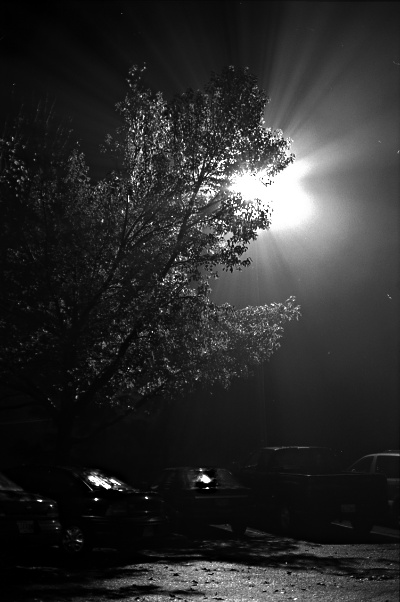
#> input picture OpenCV.Algorithmic.Solution/chapter-04/img2.jpg, 400 x 602 px
$ python equalHist.py ../img2.jpg
#> lines starting #> are read from the running program, lines starting #| are printed output that depends on the picture
# -*- coding: utf-8 -*-
import sys
import numpy as np
import cv2
import math
import matplotlib.pyplot as plt

#计算图像灰度直方图
def calcGrayHist(image):
    #灰度图像矩阵的宽高
    rows,cols = image.shape
    #存储灰度直方图
    grayHist = np.zeros([256],np.uint32)
    for r in range(rows):
        for c in range(cols):
            grayHist[image[r][c]] +=1
    return grayHist

#直方图均衡化
def equalHist(image):
    #灰度图像矩阵的宽高
    rows,cols = image.shape
    #计算灰度直方图
    grayHist = calcGrayHist(image)
    #计算累积灰度直方图
    zeroCumuMoment = np.zeros([256],np.uint32)
    for p in range(256):
        if p == 0:
            zeroCumuMoment[p] = grayHist[0]
        else:
            zeroCumuMoment[p] = zeroCumuMoment[p-1] + grayHist[p]
    #根据直方图均衡化得到的输入灰度级和输出灰度级的映射
    outPut_q = np.zeros([256],np.uint8)
    cofficient = 256.0/(rows*cols)
    for p in range(256):
        q = cofficient* float(zeroCumuMoment[p]) -1
        if q >= 0:
            outPut_q[p] = math.floor(q)
        else:
            outPut_q[p] = 0
    #得到直方图均衡化后的图像
    equalHistImage  = np.zeros(image.shape,np.uint8)
    for r in range(rows):
        for c in range(cols):
            equalHistImage[r][c] = outPut_q[image[r][c]]
    return equalHistImage

#主函数
if __name__ =="__main__":
    if len(sys.argv)>1:
        image = cv2.imread(sys.argv[1],cv2.IMREAD_GRAYSCALE)
#> image is the input picture: shape (602, 400); min 0, max 255, mean 43.5
    else:
        print("Usge:python equalHist.py imageFile")
        sys.exit(1)

    #显示原图像
    cv2.imshow("image",image)
    #直方图均衡化
    result = equalHist(image)
#> in equalHist, `grayHist = calcGrayHist(image)`: grayHist = 256 values, max 6892 at index 10, min 26 at index 228, mean 940.6
#> after the loop in equalHist, `for p in range(256):`: zeroCumuMoment = 256 values from 3975 to 240800
#> the loop in equalHist, `for p in range(256):` made 256 passes
#> q on passes 1 to 3: 3.23, 7.66, 12.29
#> after the loop in equalHist, `for p in range(256):`: outPut_q = 256 values from 3 to 255
#> after the loop in equalHist, `for r in range(rows):`:
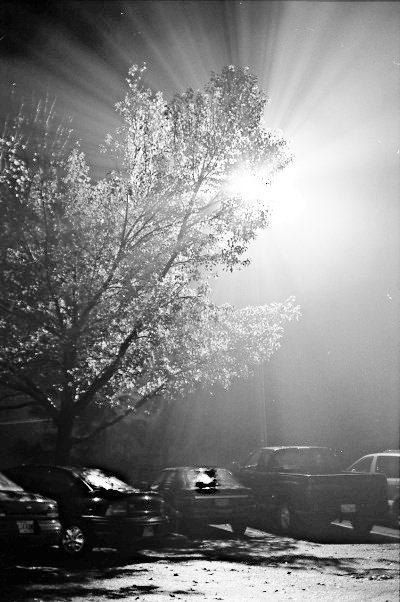
#> equalHistImage: shape (602, 400); min 3, max 255, mean 128.2
    cv2.imshow("equalHist",result)
    cv2.imwrite("equalHist.jpg",result)
    #直方图均衡话后的灰度直方图
    #组数
    numberBins = 256
    #计算灰度直方图
    rows,cols = image.shape
#> rows = 602; cols = 400
    histEqualResultSeq = result.reshape([rows*cols,])
    histogram,bins,patch_image= plt.hist(histEqualResultSeq,numberBins,facecolor='black',histtype='bar')
#> histogram = 256 values, max 6892 at index 53, min 0 at index 1, mean 940.6; bins = 257 values from 3 to 255; patch_image = 256 items
    #设置坐标轴的标签
    plt.xlabel(u"gray Level")
    plt.ylabel(u"number of pixels")
    #设置坐标轴的范围
    y_maxValue = np.max(histogram)
#> y_maxValue = 6892
    plt.axis([0,255,0,y_maxValue])
    plt.show()
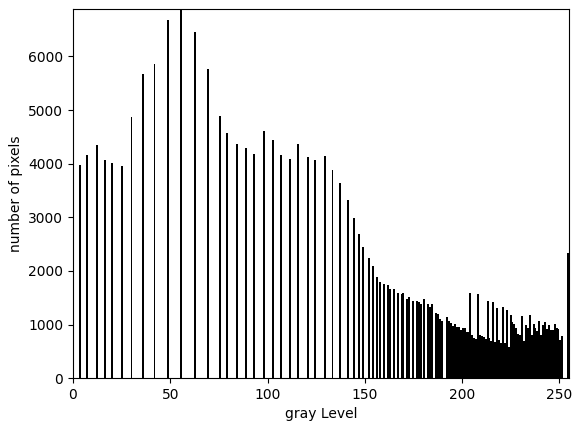
#> figure drawn by matplotlib, 1 panel; tallest bar 6892 high, from x = 55.17 to 56.16
    cv2.waitKey(0)
    cv2.destroyAllWindows()

$ run again, on OpenCV.Algorithmic.Solution/chapter-04/img5.jpg
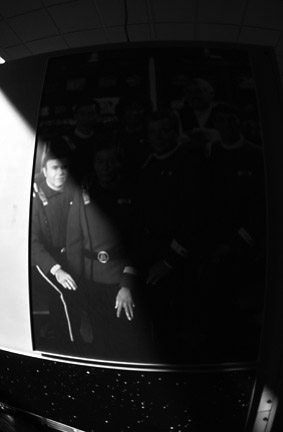
#> input picture OpenCV.Algorithmic.Solution/chapter-04/img5.jpg, 283 x 432 px
#> image is the input picture: shape (432, 283); min 0, max 255, mean 31.5
#> in equalHist, `grayHist = calcGrayHist(image)`: grayHist = 256 values, max 20763 at index 4, min 8 at index 187, mean 477.6
#> after the loop in equalHist, `for p in range(256):`: zeroCumuMoment = 256 values from 73 to 122256
#> the loop in equalHist, `for p in range(256):` made 256 passes
#> q on passes 1 to 3: -0.847, -0.556, 1.19
#> after the loop in equalHist, `for p in range(256):`: outPut_q = 256 values from 0 to 255
#> after the loop in equalHist, `for r in range(rows):`:
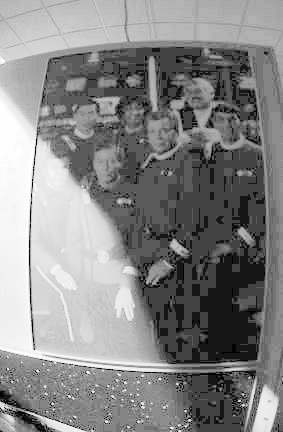
#> equalHistImage: shape (432, 283); min 0, max 255, mean 134.2
#> histogram = 256 values, max 20763 at index 66, min 0 at index 2, mean 477.6; bins = 257 values from 0 to 255; patch_image = 256 items
#> y_maxValue = 20763
#> `plt.show()`:
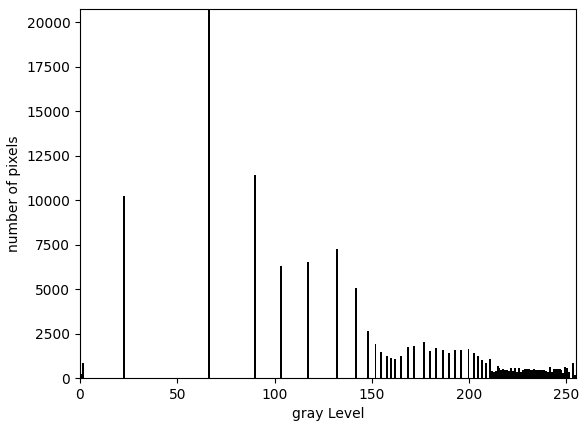
#> figure drawn by matplotlib, 1 panel; tallest bar 20763 high, from x = 65.74 to 66.74

$ run again, on OpenCV.Algorithmic.Solution/chapter-04/img6.jpg
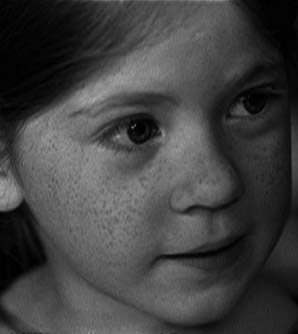
#> input picture OpenCV.Algorithmic.Solution/chapter-04/img6.jpg, 298 x 334 px
#> image is the input picture: shape (334, 298); min 0, max 174, mean 65.5
#> in equalHist, `grayHist = calcGrayHist(image)`: grayHist = 256 values, max 1865 at index 3, min 0 at index 166, mean 388.8
#> after the loop in equalHist, `for p in range(256):`: zeroCumuMoment = 256 values from 146 to 99532
#> the loop in equalHist, `for p in range(256):` made 256 passes
#> q on passes 1 to 3: -0.624, 0.474, 3.18
#> after the loop in equalHist, `for p in range(256):`: outPut_q = 256 values from 0 to 255
#> after the loop in equalHist, `for r in range(rows):`:
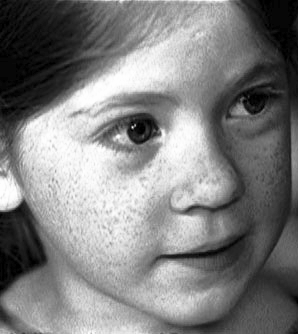
#> equalHistImage: shape (334, 298); min 0, max 255, mean 127.5
#> histogram = 256 values, max 1865 at index 7, min 0 at index 1, mean 388.8; bins = 257 values from 0 to 255; patch_image = 256 items
#> y_maxValue = 1865
#> `plt.show()`:
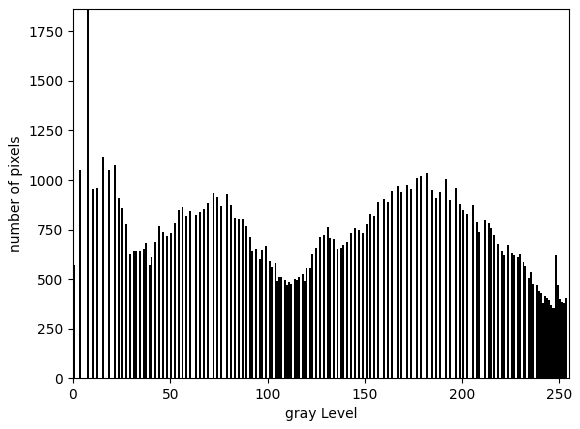
#> figure drawn by matplotlib, 1 panel; tallest bar 1865 high, from x = 6.97 to 7.97

$ run again, on OpenCV.Algorithmic.Solution/chapter-04/img7.jpg
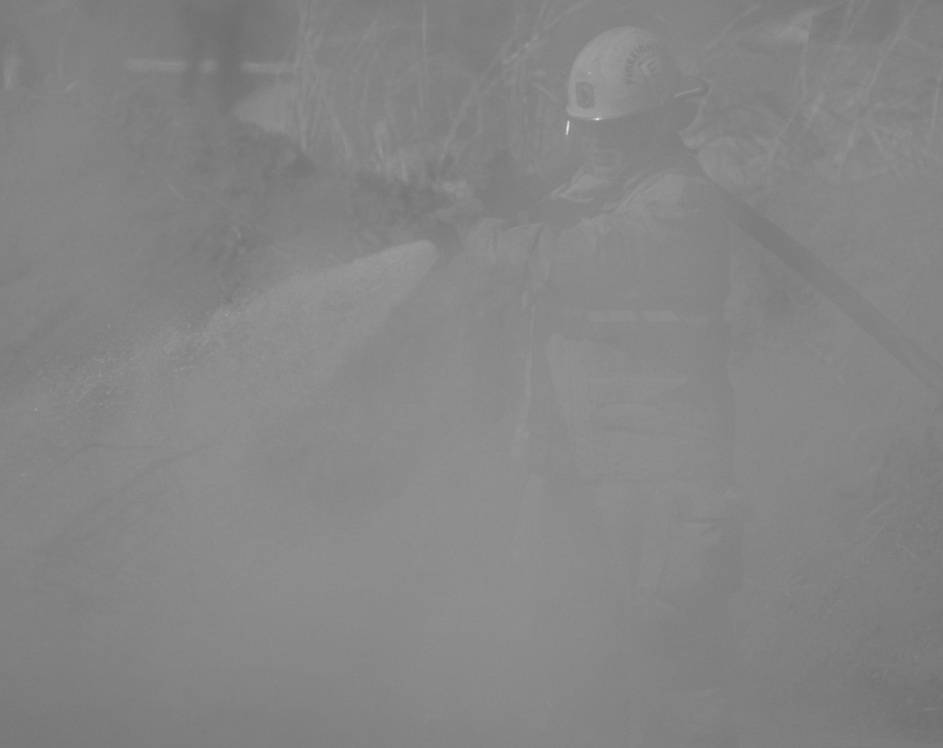
#> input picture OpenCV.Algorithmic.Solution/chapter-04/img7.jpg, 943 x 748 px, shrunk from 1358 x 1077 before the run
#> image is the input picture: shape (748, 943); min 109, max 232, mean 133.3
#> in equalHist, `grayHist = calcGrayHist(image)`: grayHist = 256 values, max 47823 at index 132, min 0 at index 0, mean 2755.3
#> after the loop in equalHist, `for p in range(256):`: zeroCumuMoment = 256 values from 0 to 705364
#> after the loop in equalHist, `for p in range(256):`: outPut_q = 256 values from 0 to 255
#> after the loop in equalHist, `for r in range(rows):`:
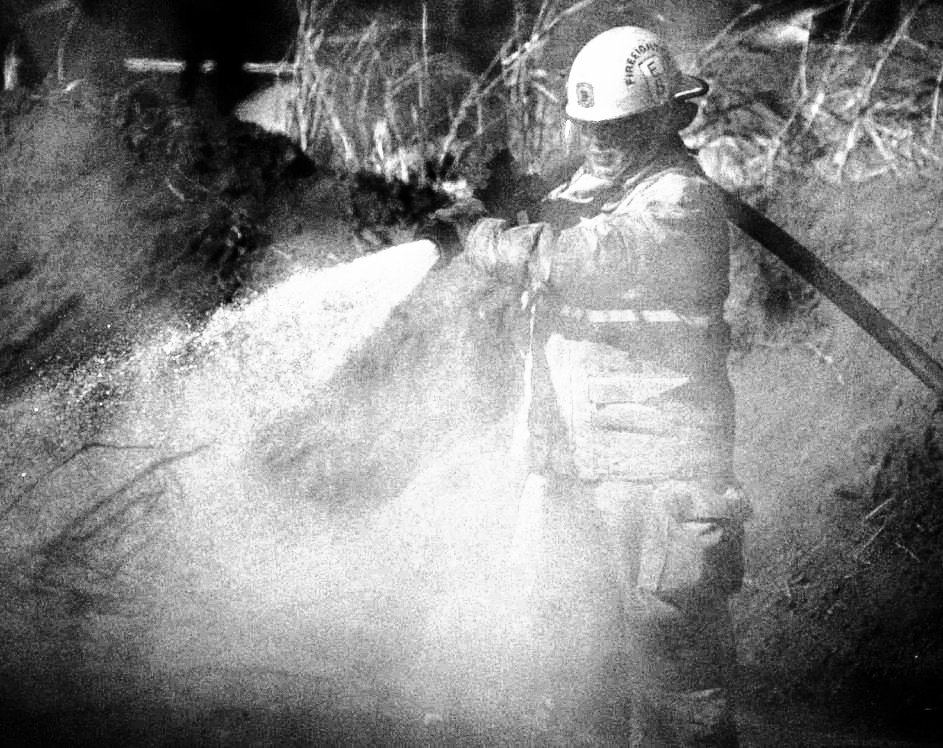
#> equalHistImage: shape (748, 943); min 0, max 255, mean 132.6
#> histogram = 256 values, max 47823 at index 113, min 0 at index 4, mean 2755.3; bins = 257 values from 0 to 255; patch_image = 256 items
#> y_maxValue = 47823
#> `plt.show()`:
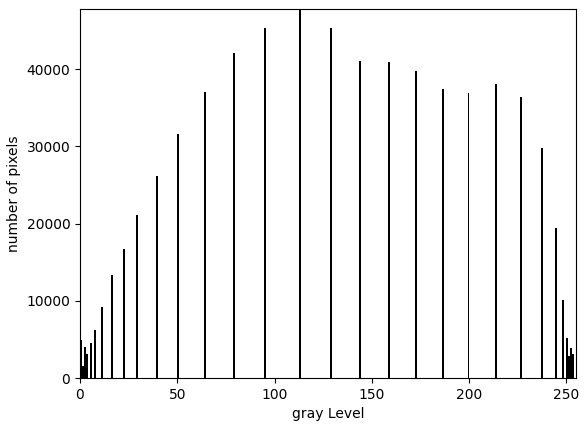
#> figure drawn by matplotlib, 1 panel; tallest bar 47823 high, from x = 112.6 to 113.6
